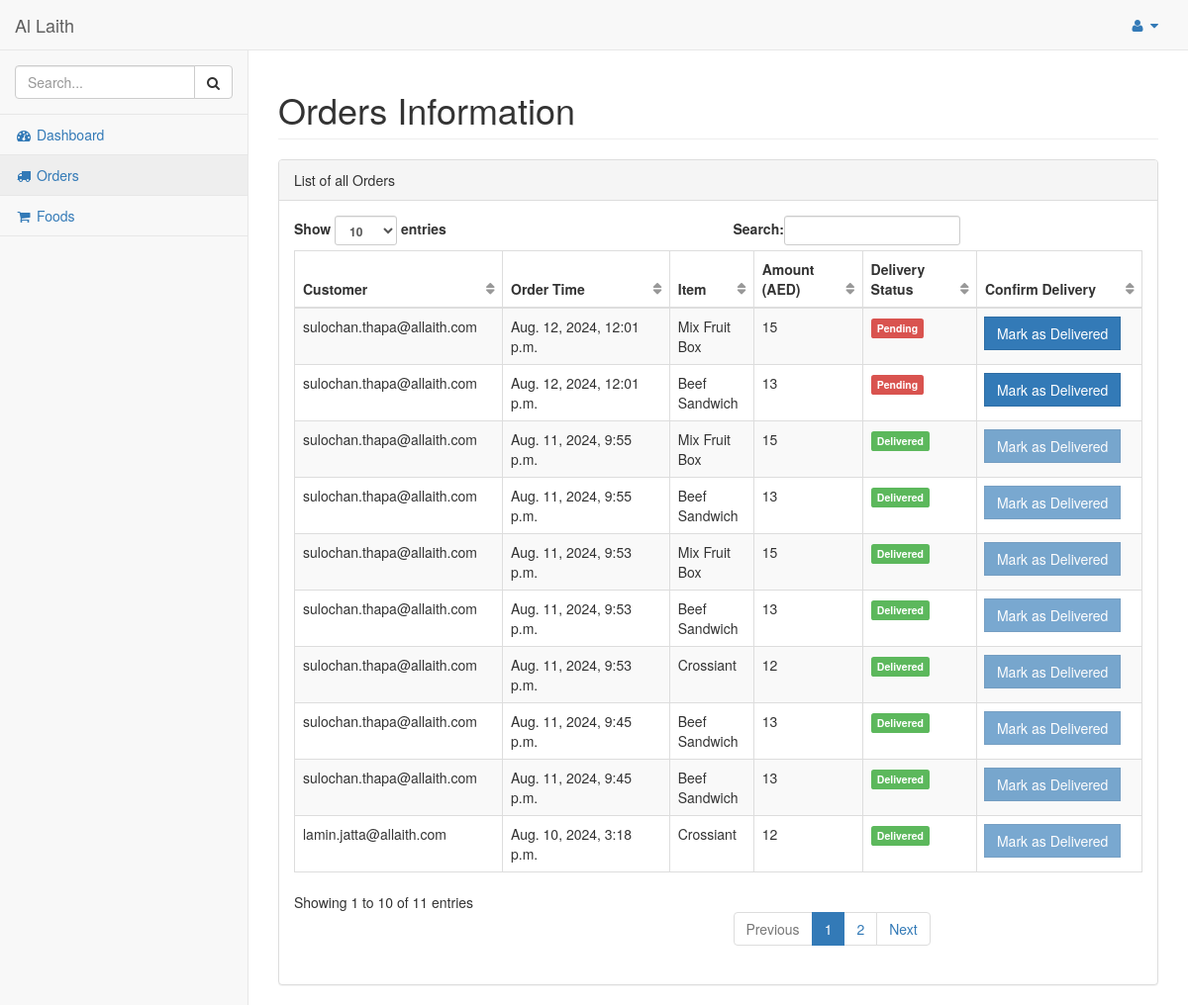
/dashboard/admin/orders/ (signed in), run on an earlier commit of the app's database.
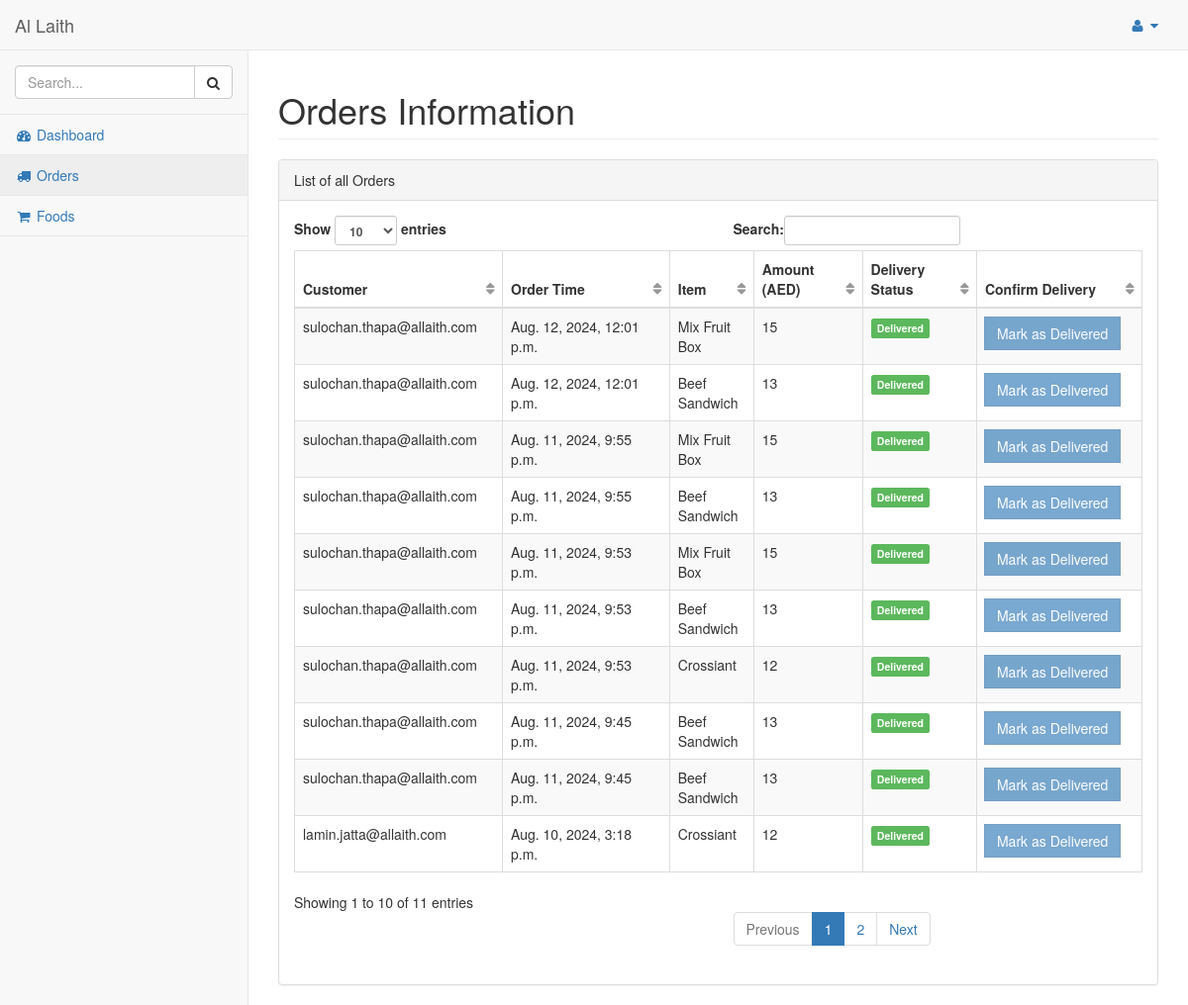
And on a later commit of the database.
### hotel/models.py (models this page shows, shortened)
class Order(models.Model):
    pending = 'Pending'
    completed = 'Completed'
    STATUS = (
        (pending,pending),
        (completed,completed),
    )
    customer = models.ForeignKey(Customer,on_delete=models.CASCADE)
    order_timestamp = models.DateTimeField(auto_now_add=True)
    delivery_status = models.CharField(max_length = 100, choices = STATUS)
    if_cancelled = models.BooleanField(default = False)
    total_amount = models.IntegerField()

class Customer(models.Model):
    customer = models.ForeignKey(User, on_delete=models.CASCADE)
    orders = models.IntegerField(default=0)
    total_sale = models.IntegerField(default=0)

### hotel/views.py (the view)
# urls.py: url(r'^dashboard/admin/orders/$', views.orders_admin, name='orders_admin'),
@login_required
@staff_member_required
def orders_admin(request):
    orders = Order.objects.filter().order_by('-order_timestamp')
    orders_with_contents = []
    for order in orders:
        order_contents = OrderContent.objects.filter(order=order)
        orders_with_contents.append({
            'order': order,
            'contents': order_contents
        })
    return render(request, 'admin_temp/orders.html', {'orders_with_contents': orders_with_contents})

### hotel/templates/admin_temp/orders.html (shortened to what this page needs)
{% load static %}
{% include "includes/base.html" %}
{% include "includes/navbarheader.html" %}
{% include "includes/navtop.html" %}
{% include "includes/sidemenu.html" %}
        </nav>
        <div id="page-wrapper">
            <div class="row">
                <div class="col-lg-12">
                    <h1 class="page-header">Orders Information</h1>
                </div>
            </div>
            <div class="row">
                <div class="col-lg-12">
                    <div class="panel panel-default">
                        <div class="panel-heading">
                            List of all Orders
                        </div>
                        <div class="panel-body">
                            <table width="100%" class="table table-striped table-bordered table-hover" id="dataTables-example">
                                <thead>
                                    <tr>
                                        <th>Customer</th>
                                        <th>Order Time</th>
                                        <th>Item</th>
                                        <th>Amount (AED)</th>
                                        <th>Delivery Status</th>
                                        <th>Confirm Delivery</th>
                                    </tr>
                                </thead>
                                <tbody>
                                    {% for order_dict in orders_with_contents %}
                                    <tr>
                                        <td>{{ order_dict.order.customer.customer.email }}</td>
                                        <td>{{ order_dict.order.order_timestamp }}</td>
                                        <td>
                                            {% for content in order_dict.contents %}
                                                {{ content.food.name }}
                                            {% endfor %}
                                        </td>
                                        <td>{{ order_dict.order.total_amount }}</td>
                                        <td>
                                            {% if order_dict.order.delivery_status == 'Completed' %}
                                                <span class="label label-success">Delivered</span>
                                            {% else %}
                                                <span class="label label-danger">Pending</span>
                                            {% endif %}
                                        </td>
                                        <td>
                                            <a href="{% url 'hotel:confirm_delivery' order_dict.order.id %}">
                                                <span class="input-group-btn">
                                                    <button class="btn btn-primary {% if order_dict.order.delivery_status == 'Completed' %}disabled{% endif %}" type="button">Mark as Delivered</button>
                                                </span>
                                            </a>
                                        </td>
                                    </tr>
                                    {% endfor %}
                                </tbody>
                            </table>
                        </div>
                    </div>
                </div>
            </div>
        </div>
    </div>
</body>
</html>

What changed in the data, as far as the page shows it:
changed Order (number 1 of 10 on the later page): delivery_status "Pending" → "Delivered"
changed Order (number 2 of 10 on the later page): delivery_status "Pending" → "Delivered"
